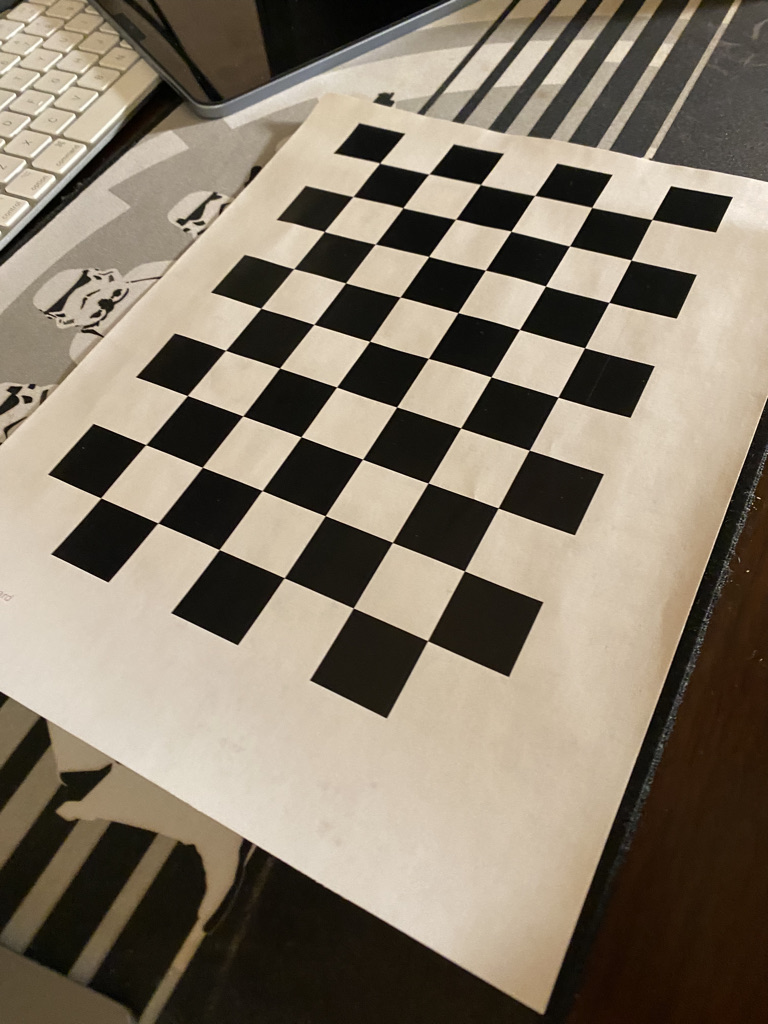
#> input picture images/calibration/00D2FB68-D824-49DB-9EA2-D850DE596EAE_1_105_c.jpeg, 768 x 1024 px; its folder holds 5 pictures in this run
$ python calibration.py
#> lines starting #> are read from the running program, lines starting #| are printed output that depends on the picture
#!/usr/bin/env python

import cv2
import numpy as np
import glob


class Camera:
    def __init__(self, square_size, width=9, height=6, dir_path="images/calibration"):
        self.width = width
        self.height = height
        self.criteria = (cv2.TERM_CRITERIA_EPS + cv2.TERM_CRITERIA_MAX_ITER, 30, 0.001)
        self.images = glob.glob(f"{dir_path}/*.jpeg")
        objp = np.zeros((height*width, 3), np.float32)
        objp[:, :2] = np.mgrid[0:width, 0:height].T.reshape(-1, 2)
        self.objp = objp * square_size

    def calibrate(self, show_board=False):
        # Arrays to store object points and image points from all the images.
#> called with show_board = False
        objpoints = []  # 3d point in real world space
        imgpoints = []  # 2d points in image plane.
        gray_shape = 0
        for fname in self.images:
            print(f"Reading image {fname}")
            img = cv2.imread(fname)
#> img is the input picture: shape (1024, 768, 3); mean B, G, R 106.2, 122.5, 133.7
            gray = cv2.cvtColor(img, cv2.COLOR_BGR2GRAY)
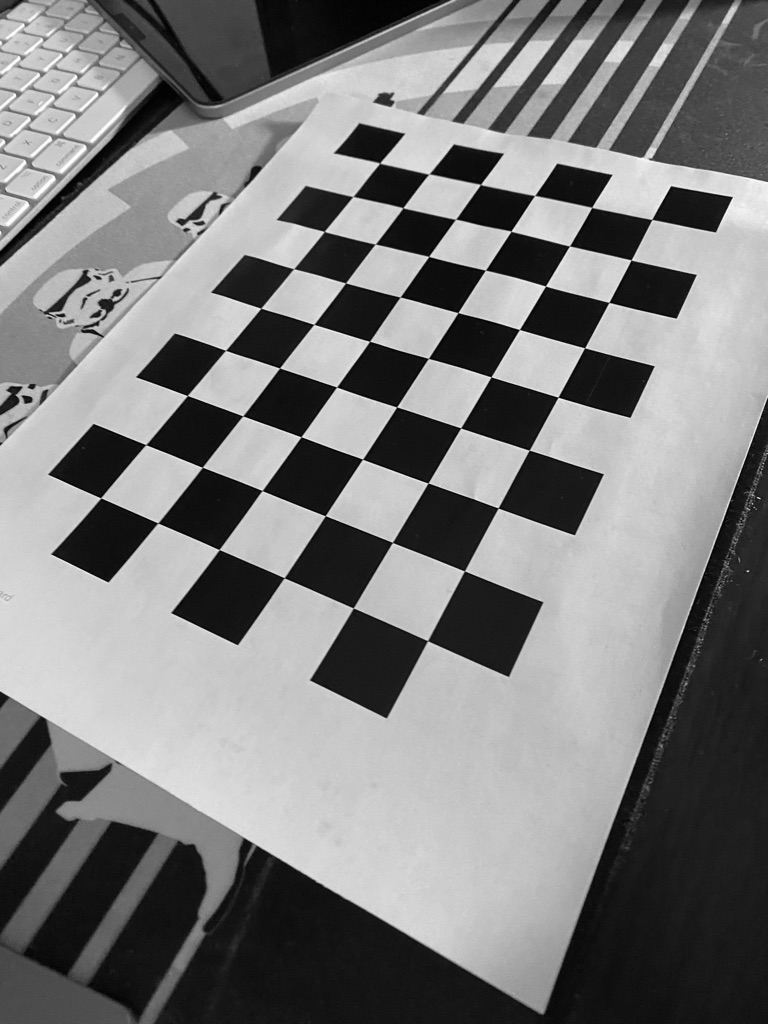
#> gray: shape (1024, 768); min 0, max 255, mean 124
            gray_shape = gray.shape
#> gray_shape = (1024, 768)
            # Find the chess board corners
            ret, corners = cv2.findChessboardCorners(gray, (self.width, self.height), None)
#> ret = True; corners = 54 rows, first 8: [379.7, 163.1], [429, 174], [480.5, 184.4], [534.6, 195.5], [591.7, 207.4], [651.9, 219.5], [353, 196.5], [402.9, 207.7]

            # If found, add object points, image points (after refining them)
            if ret:
                objpoints.append(self.objp)

                corners2 = cv2.cornerSubPix(gray, corners, (11, 11), (-1, -1), self.criteria)
#> corners2 = 54 rows, first 8: [379.6, 163.1], [428.9, 174], [480.5, 184.5], [534.6, 195.5], [591.7, 207.4], [651.7, 219.5], [353, 196.5], [402.9, 207.8]

                imgpoints.append(corners)

                if show_board:
                    # Draw and display the corners
                    cv2.drawChessboardCorners(img, (9, 6), corners2, ret)
                    cv2.imshow('img', img)
                    cv2.waitKey(500)
#> pass 2 of the loop in calibrate, `for fname in self.images:`:
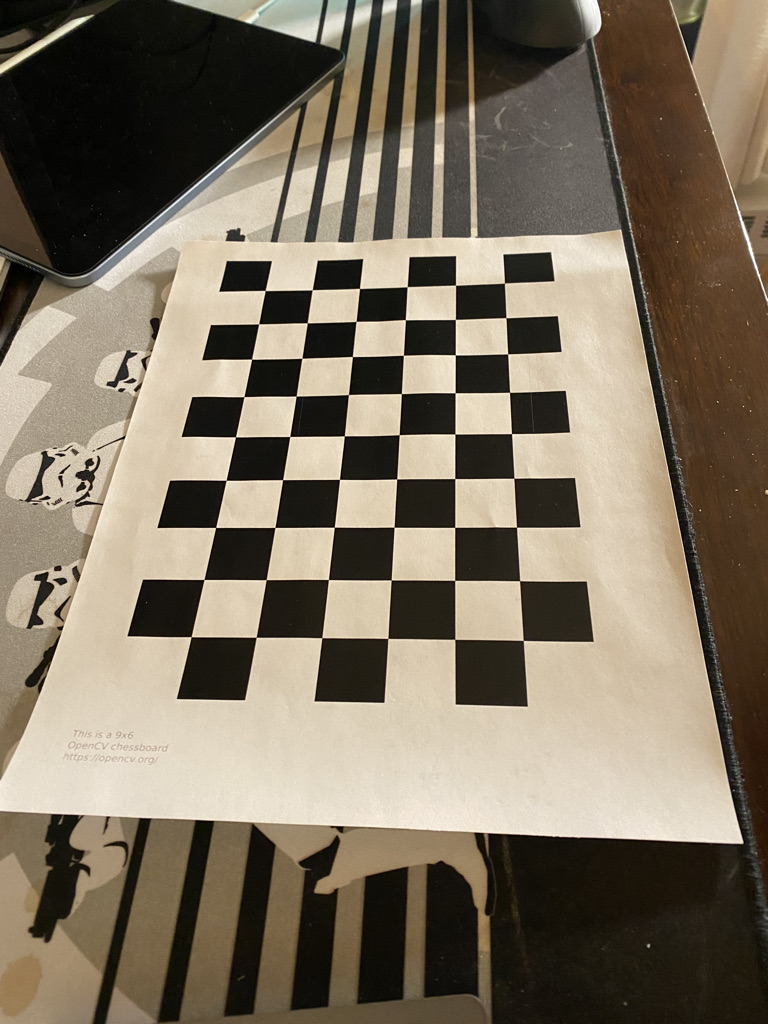
#> input picture images/calibration/09552829-74F1-4D39-8F9B-984AFF2B81BA_1_105_c.jpeg, 768 x 1024 px
#> in calibrate, img is the input picture: shape (1024, 768, 3); mean B, G, R 96.2, 113.3, 124.2
#> in calibrate, `gray = cv2.cvtColor(img, cv2.COLOR_BGR2GRAY)`:
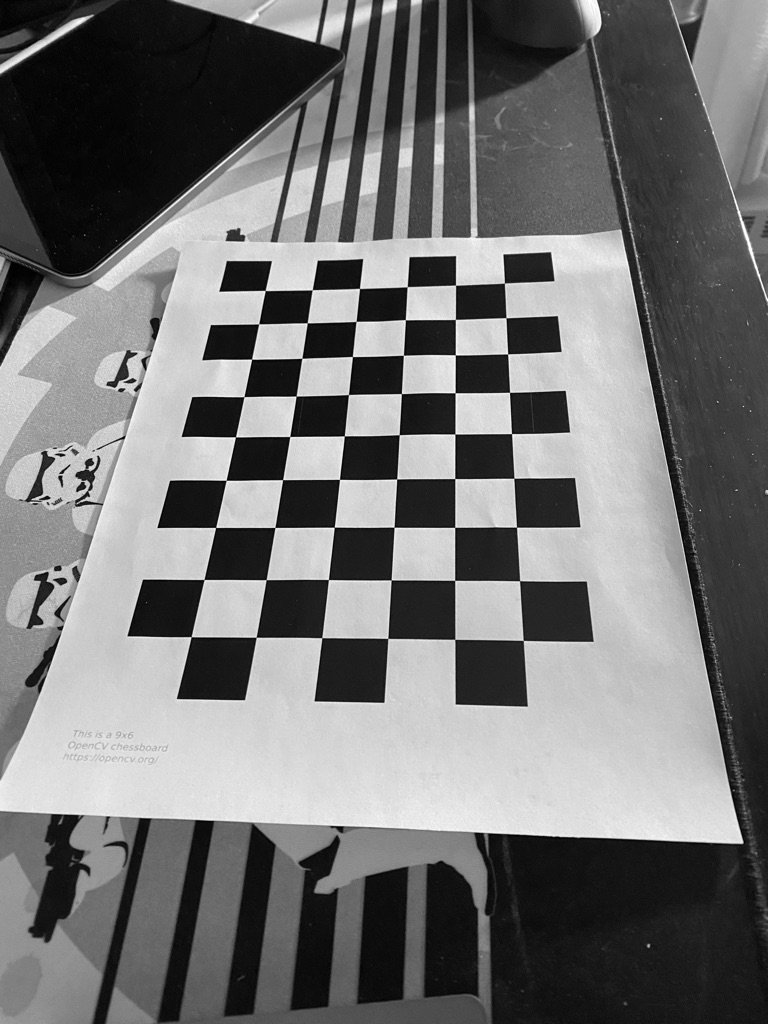
#> gray: shape (1024, 768); min 0, max 255, mean 114.6
#> corners = 54 rows, first 8: [265.2, 290.5], [312.3, 289.8], [359.5, 288.4], [407.2, 286.7], [455.5, 285.2], [504.4, 283.1], [258.7, 323.8], [307.2, 322.8]
#> corners2 = 54 rows, first 8: [265.2, 290.5], [312.2, 289.8], [359.5, 288.4], [407.1, 286.7], [455.5, 285.2], [504.4, 283.1], [258.7, 323.8], [307.3, 322.8]
#> pass 3 of the loop in calibrate, `for fname in self.images:`:
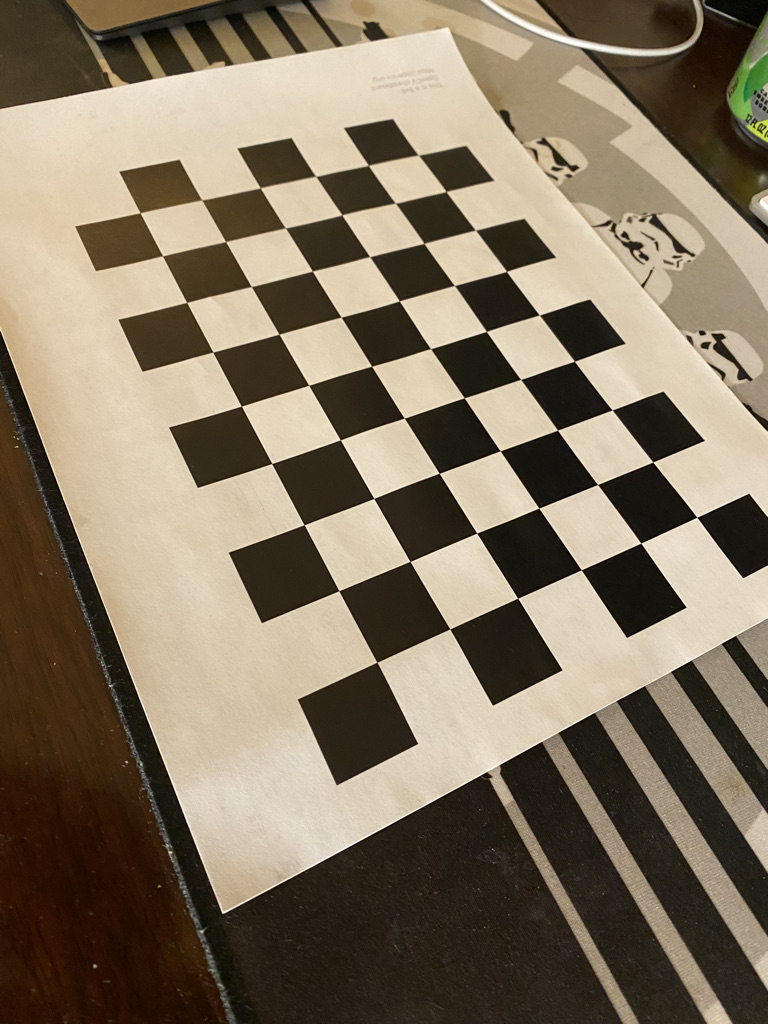
#> input picture images/calibration/0C7BD699-773D-4ED4-B2CC-21919E523E8C_1_105_c.jpeg, 768 x 1024 px
#> in calibrate, img is the input picture: shape (1024, 768, 3); mean B, G, R 98, 118, 131
#> in calibrate, `gray = cv2.cvtColor(img, cv2.COLOR_BGR2GRAY)`:
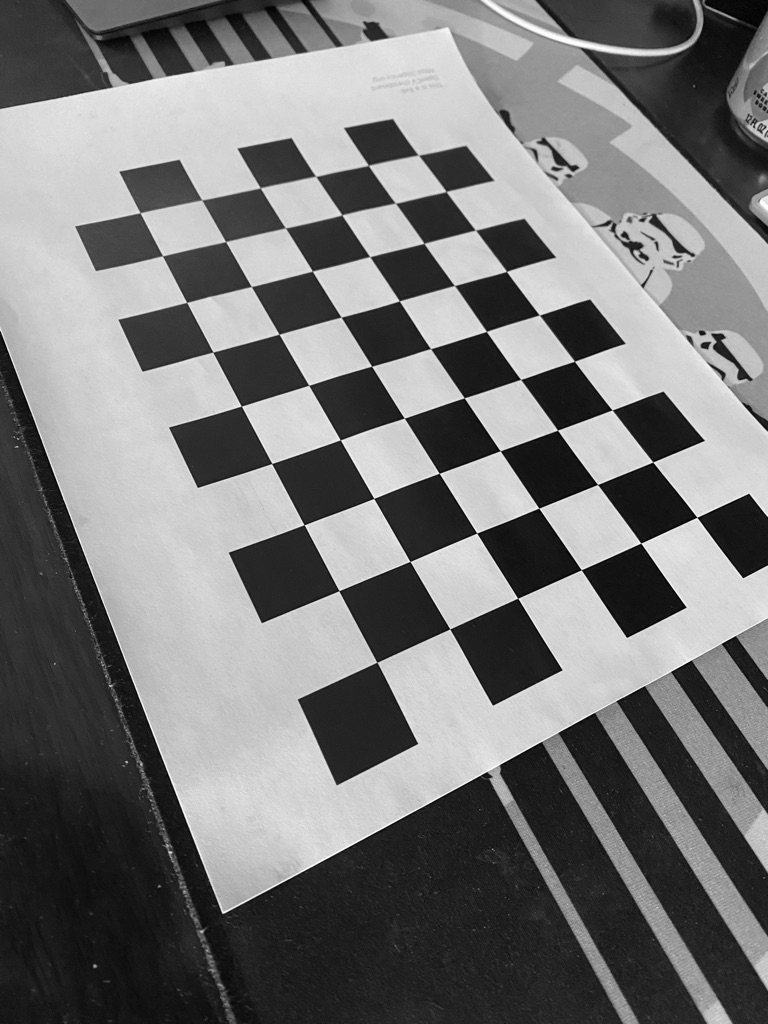
#> gray: shape (1024, 768); min 0, max 255, mean 119.6
#> corners = 54 rows, first 8: [696.9, 517.3], [640.8, 543.1], [581.3, 569.7], [517.7, 598.3], [449.8, 628.9], [376.9, 662.3], [652.7, 461.9], [597.5, 484.5]
#> corners2 = 54 rows, first 8: [696.9, 517.3], [640.8, 543.2], [581.3, 569.8], [517.7, 598.2], [449.8, 628.9], [376.9, 662.3], [652.7, 462], [597.6, 484.5]
#> the loop made 5 passes; the first 3 are shown
        ret, mtx, dist, rvecs, tvecs = cv2.calibrateCamera(objpoints, imgpoints, gray_shape[::-1], None, None)
        cv2.destroyAllWindows()
        return [ret, mtx, dist, rvecs, tvecs]

    def save_coefficients(self, mtx, dist, path):
        """
        Save camera matrix & distortion coefficients to given path/file
        @param mtx:
        @param dist:
        @param path:
        """
        cv_file = cv2.FileStorage(path, cv2.FILE_STORAGE_WRITE)
        cv_file.write('K', mtx)
        cv_file.write('D', dist)
        cv_file.release()

    def load_coefficients(self, path):
        cv_file = cv2.FileStorage(path, cv2.FILE_STORAGE_READ)
        camera_matrix = cv_file.getNode("K").mat()
        dist_matrix = cv_file.getNode("D").mat()
        cv_file.release()

        return [camera_matrix, dist_matrix]

    def undistort(self, image, config):
#> called with config = 'configs/calibration.yml'
        mtx, dist = self.load_coefficients(config)
        original = cv2.imread(image)
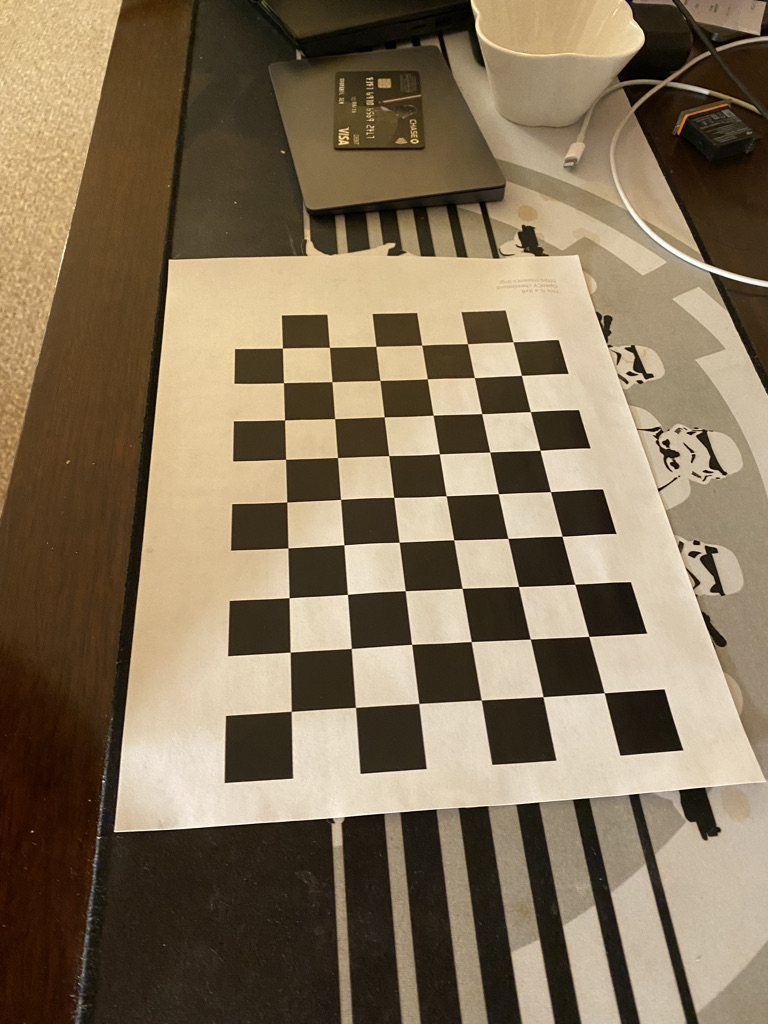
#> input picture images/calibration/D1D741DB-E96A-48F9-A2A8-CBBF32A6E247_1_105_c.jpeg, 768 x 1024 px
#> original is the input picture: shape (1024, 768, 3); mean B, G, R 88.8, 113.7, 130.6
        return cv2.undistort(original, mtx, dist, None, None)
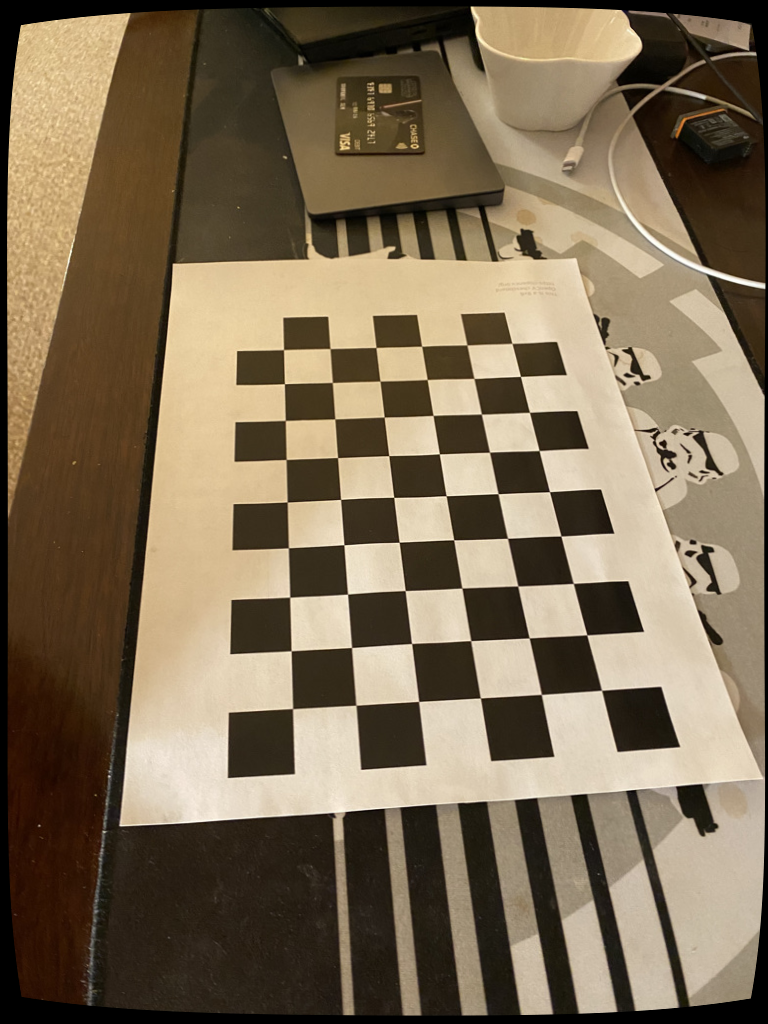
#> returned value: shape (1024, 768, 3); mean of channels 0, 1, 2 85.3, 109.2, 125.3; drawn as B, G, R


if __name__ == "__main__":
    # Parameters
    IMAGES_DIR = "images/calibration/"
    IMAGES_FORMAT = '.jpeg'
    SQUARE_SIZE = 1.6
    WIDTH = 6
    HEIGHT = 9

    camera = Camera(
        SQUARE_SIZE,
        WIDTH,
        HEIGHT
    )
    ret, matrix, distortion, r_vecs, t_vecs = camera.calibrate(show_board=False)
    # Displaying required output
    print(" Camera matrix:")
    print(matrix)

    print("\n Distortion coefficient:")
    print(distortion)

    print("\n Rotation Vectors:")
    print(r_vecs)

    print("\n Translation Vectors:")
    print(t_vecs)

    camera.save_coefficients(matrix, distortion, "configs/calibration.yml")
    dst = camera.undistort(image="images/calibration/D1D741DB-E96A-48F9-A2A8-CBBF32A6E247_1_105_c.jpeg", config="configs/calibration.yml")
    src = cv2.imread("images/calibration/D1D741DB-E96A-48F9-A2A8-CBBF32A6E247_1_105_c.jpeg")
    cv2.imshow("Undistorted", dst)
    cv2.imshow("Distorted", src)
    cv2.waitKey(10000)
